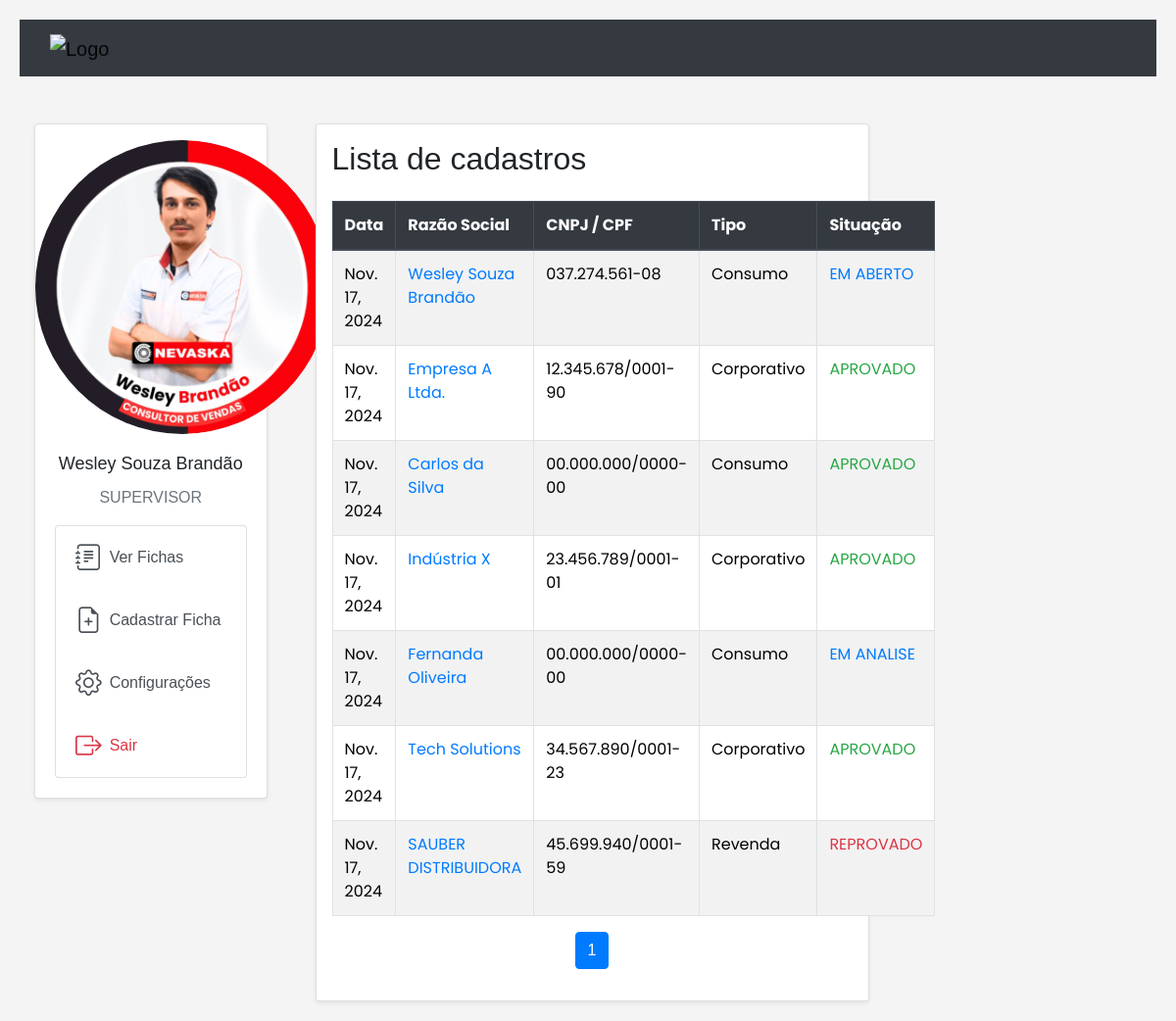
Page /lista/ (signed in) on the committed database.
### reg/models.py (models this page shows, shortened)
class User(AbstractUser):
    rca = models.CharField(max_length=3, null=True, blank=True)
    cargos = models.CharField(choices=[('VENDEDOR', 'Vendedor'), (
        'GERENTE', 'Gerente'), ('SUPERVISOR', 'Supervisor')], max_length=25, null=True)
    first_name = models.CharField(max_length=100, null=True)
    img = models.ImageField(
        upload_to=user_directory_path, blank=True, null=True)

class Empresa(models.Model):
    owner = models.ForeignKey(User, on_delete=models.SET_NULL, null=True)
    data_form = models.DateField(default='2024-01-01')
    situacao_cliente = models.CharField(max_length=50, default='Cadastro')
    cod_cliente = models.CharField(max_length=10, default='0000')
    emp_cnpj = models.CharField(max_length=18, default='00.000.000/0000-00')
    emp_cpf = models.CharField(max_length=14, default='000.000.000-00')
    emp_ie = models.CharField(max_length=9, default='000.000')
    tipo_cliente = models.CharField(max_length=50, default='')
    razao_nome = models.CharField(max_length=255, default='')
    fantasia_nome = models.CharField(max_length=255, default='')
    cep = models.CharField(max_length=9, default='00000-000')
    rua = models.CharField(max_length=255, default='Rua exemplo')
    bairro = models.CharField(max_length=255, default='Bairro exemplo')
    cidade = models.CharField(max_length=255, default='Cidade exemplo')
    estado = models.CharField(max_length=2, default='XX')
    complemento = models.CharField(max_length=255, null=True, default="")
    produto_desc = models.CharField(max_length=255, default='Produto padrão')
    valor_desc = models.CharField(max_length=255, null=True)
    prazo_desc = models.CharField(max_length=255, null=True)
    comp_emp = models.CharField(max_length=255, null=True)
    num_endr = models.CharField(max_length=10, null=True)
    email_empresa = models.CharField(max_length=255, null=True)
    telefone_empresa = models.CharField(max_length=255, null=True)
    referencia1 = models.CharField(max_length=255, default='Referência 1')
    contato1 = models.CharField(max_length=20, default='(00) 0000-0000')
    referencia2 = models.CharField(max_length=255, default='Referência 2')
    contato2 = models.CharField(max_length=20, default='(00) 0000-0000')
    referencia3 = models.CharField(max_length=255, default='Referência 3')
    contato3 = models.CharField(max_length=20, default='(00) 0000-0000')
    referencia4 = models.CharField(max_length=255, default='Referência 4')
    contato4 = models.CharField(max_length=20, default='(00) 0000-0000')
    referencia5 = models.CharField(max_length=255, default='Referência 5')
    contato5 = models.CharField(max_length=20, default='(00) 0000-0000')
    result = models.CharField(choices=[('APROVADO', 'Aprovado'), ('REPROVADO', 'Reprovado'), (
        'EM ANALISE', 'Em Analise'), ('EM ABERTO', 'Em Aberto')], max_length=100, null=True, blank=True)

### reg/views.py (the view)
# urls.py: path('lista/', views.cadastros_list, name='lista'),
def cadastros_list(request):
    if request.user.cargos == 'SUPERVISOR':
        empresas_list = Empresa.objects.all()
    elif request.user.cargos == 'VENDEDOR':
        empresas_list = Empresa.objects.filter(vendedor=request.user)
    else:
        empresas_list = Empresa.objects.filter(owner=request.user)
    paginator = Paginator(empresas_list, 10)  # Mostra 10 empresas por página
    page_number = request.GET.get('page')
    page_obj = paginator.get_page(page_number)
    context = {
        'page_obj': page_obj,
    }
    return render(request, 'cadastros_list.html', context)

### templates/cadastros_list.html (shortened to what this page needs)
{% extends 'index.html' %} {% block content %}
<div class="container card shadow-sm p-3">
  <h2 class="mb-4">Lista de cadastros</h2>
  <table class="table table-striped table-bordered table-hover">
    <thead class="thead-dark">
      <tr>
        <th scope="col">Data</th>
        <th scope="col">Razão Social</th>
        <th scope="col">CNPJ / CPF</th>
        <th scope="col">Tipo</th>
        <th scope="col">Situação</th>
      </tr>
    </thead>
    <tbody>
      {% for empresa in page_obj %}
      <tr>
        <td>{{ empresa.data_form }}</td>
        <td>
          <a href="{% url 'detalhes-emp' empresa.id %}" class="text-primary">{{ empresa.razao_nome }}</a>
        </td>
        {% if empresa.emp_cnpj %}
        <td>{{ empresa.emp_cnpj }}</td>
        {% else %}
        <td>{{ empresa.emp_cpf }}</td>
        {% endif %}
        <td>{{ empresa.tipo_cliente }}</td>
        {% if empresa.result == 'APROVADO' %}
        <td class="text-success">{{ empresa.result }}</td>
        {% elif empresa.result == 'REPROVADO' %}
        <td class="text-danger">{{ empresa.result }}</td>
        {% else %}
        <td class="text-primary">{{ empresa.result }}</td>
        {% endif %}
      </tr>
      {% empty %}
      <tr>
        <td colspan="5" class="text-center">Nenhuma empresa encontrada.</td>
      </tr>
      {% endfor %}
    </tbody>
  </table>
  <nav aria-label="Page navigation">
    <ul class="pagination justify-content-center">
      {% for num in page_obj.paginator.page_range %}
      {% if page_obj.number == num %}
      <li class="page-item active"><span class="page-link">{{ num }}</span></li>
      {% elif num > page_obj.number|add:'-3' and num < page_obj.number|add:'3' %}
      <li class="page-item"><a class="page-link" href="?page={{ num }}">{{ num }}</a></li>
      {% endif %}
      {% endfor %}
    </ul>
  </nav>
</div>
{% endblock content %}

### templates/index.html (shortened to what this page needs)
<!DOCTYPE html>
<html lang="en">
  <head>
    {% load static %}
    <link
      href="https://cdnjs.cloudflare.com/ajax/libs/font-awesome/5.15.4/css/all.min.css"
      rel="stylesheet"
    />
    <link rel="stylesheet" href="https://cdn.jsdelivr.net/npm/bootstrap-icons@1.11.3/font/bootstrap-icons.min.css">
    <link
      href="https://cdn.jsdelivr.net/npm/bootstrap@5.3.3/dist/css/bootstrap.min.css"
      rel="stylesheet"
    />
    <link
      href="https://stackpath.bootstrapcdn.com/bootstrap/4.3.1/css/bootstrap.min.css"
      rel="stylesheet"
    />
    <link rel="stylesheet" href="{% static 'main.css' %}" />
  </head>
  <body>
    <div class="page-container">
      <section class="page-container__content">
        {% if user.is_authenticated %} {% include 'nav.html' %}
        <div class="row mt-5">
          <div class="col-md-3">
            <div class="container">
              <div class="row">
                <div class="col-md-12">
                  <div class="card shadow-sm">
                    {% if user.img %}
                    <img
                      src="{{ user.img.url }}"
                      class="card-img-top rounded-circle mx-auto d-block mt-3"
                      alt="{{ user.first_name }}"
                      style="width: 300px; height: 300px; object-fit: cover"
                    />
                  {% endif %}
                    <div class="card-body text-center">
                      <h5 class="card-title">{{ user.first_name }}</h5>
                      <p class="card-text text-muted">{{ user.cargos }}</p>
                      <div class="list-group">
                        <a
                          href="{% url 'lista' %}"
                          class="list-group-item list-group-item-action d-flex align-items-center"
                          style="transition: background-color 0.3s, transform 0.3s;"
                          onmouseover="this.style.backgroundColor='#f8f9fa'; this.style.transform='scale(1.02)';"
                          onmouseout="this.style.backgroundColor=''; this.style.transform='scale(1)';"
                        >
                          <i class="bi bi-journal-text me-2" style="font-size: 20pt;"></i>
                          Ver Fichas
                        </a>
                        <a
                          href="{% url 'registro' %}"
                          class="list-group-item list-group-item-action d-flex align-items-center"
                          style="transition: background-color 0.3s, transform 0.3s;"
                          onmouseover="this.style.backgroundColor='#f8f9fa'; this.style.transform='scale(1.02)';"
                          onmouseout="this.style.backgroundColor=''; this.style.transform='scale(1)';"
                        >
                          <i class="bi bi-file-earmark-plus me-2" style="font-size: 20pt;"></i>
                          Cadastrar Ficha
                        </a>
                        <a
                          href="{% url 'editar_perfil' %}"
                          class="list-group-item list-group-item-action d-flex align-items-center"
                          style="transition: background-color 0.3s, transform 0.3s; text-transform: capitalize;"
                          onmouseover="this.style.backgroundColor='#f8f9fa'; this.style.transform='scale(1.02)';"
                          onmouseout="this.style.backgroundColor=''; this.style.transform='scale(1)';"
                        >
                          <i class="bi bi-gear me-2" style="font-size: 20pt;"></i>
                          Configurações
                        </a>
                        <a
                          href="{% url 'logout' %}"
                          class="list-group-item list-group-item-action d-flex align-items-center text-danger"
                          style="transition: background-color 0.3s, transform 0.3s;"
                          onmouseover="this.style.backgroundColor='#f8d7da'; this.style.transform='scale(1.02)';"
                          onmouseout="this.style.backgroundColor=''; this.style.transform='scale(1)';"
                        >
                          <i class="bi bi-box-arrow-right me-2" style="font-size: 20pt;"></i>
                          Sair
                        </a>
                      </div>
                    </div>
                    </div>
                  </div>
                  </div>
                </div>
              </div>
          <div class="col-md-6 ms-1">
            {% block content %} {% endblock %}
          </div>
          <div class="col-md-1"></div>
        </div>
        {% endif %}
      </section>
    </div>
  </body>
</html>

### templates/nav.html (shortened to what this page needs)
<nav class="navbar navbar-expand-lg navbar-light bg-dark">
  <div class="container-fluid">
    <a class="navbar-brand" href="/">
      <img
        src="https://nevaskadistribuidora.com.br/assets/img/logo.png"
        alt="Logo"
        width="200"
        height="auto"
      />
    </a>
  </div>
</nav>

### static/main.css (style rules this page uses)
.table { font-family: 'Poppins', sans-serif; size: 1,5rem; }
body, html { height: 100%; margin: 20; padding: 15; font-family: Arial, sans-serif; }
.page-container { display: flex; flex-direction: column; height: 100%; }
.page-container__content { flex: 1; padding: 20px; background-color: #f4f4f4; }
.card-title { font-size: 18px; }

### rows in the picture
User: img (picture), first_name "Wesley Souza Brandão", cargos "SUPERVISOR"
Empresa: data_form "Nov. 17, 2024", razao_nome "Wesley Souza Brandão", emp_cpf "037.274.561-08", tipo_cliente "Consumo", result "EM ABERTO"
Empresa: data_form "Nov. 17, 2024", razao_nome "Empresa A Ltda.", emp_cnpj "12.345.678/0001-90", tipo_cliente "Corporativo", result "APROVADO"
Empresa: data_form "Nov. 17, 2024", razao_nome "Carlos da Silva", emp_cnpj "00.000.000/0000-00", tipo_cliente "Consumo", result "APROVADO"
Empresa: data_form "Nov. 17, 2024", razao_nome "Indústria X", emp_cnpj "23.456.789/0001-01", tipo_cliente "Corporativo", result "APROVADO"
Empresa: data_form "Nov. 17, 2024", razao_nome "Fernanda Oliveira", emp_cnpj "00.000.000/0000-00", tipo_cliente "Consumo", result "EM ANALISE"
Empresa: data_form "Nov. 17, 2024", razao_nome "Tech Solutions", emp_cnpj "34.567.890/0001-23", tipo_cliente "Corporativo", result "APROVADO"
Empresa: data_form "Nov. 17, 2024", razao_nome "SAUBER DISTRIBUIDORA", emp_cnpj "45.699.940/0001-59", tipo_cliente "Revenda", result "REPROVADO"

### other values in the picture
{{ num }} "1"
